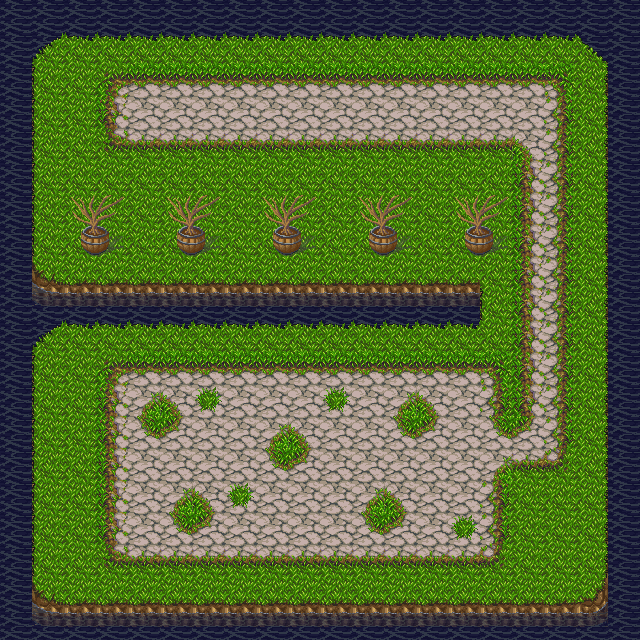

The image is a tile-based game level rendered from a .tmx file. Its description and source (layers, tilesets, objects; grid data summarised) follow:
An orthogonal 20x20 tile map with 32x32 px tiles, 2 tile layers (world, objects), 2 hidden layers not drawn, 5 tilesets.

<map version="1.0" orientation="orthogonal" renderorder="right-down" width="20" height="20" tilewidth="32" tileheight="32" nextobjectid="12">
 <tileset firstgid="1" name="control-tiles" tilewidth="32" tileheight="32" tilecount="4">
  <image source="../image/control-tiles.png" width="64" height="64" />
 </tileset>
 <tileset firstgid="5" name="layer-1" tilewidth="32" tileheight="32" tilecount="256">
  <image source="../image/tile-map-1.png" width="512" height="512" />
  <terraintypes>
   <terrain name="New Terrain" tile="-1" />
  </terraintypes>
 </tileset>
 <tileset firstgid="261" name="tileset-2" tilewidth="32" tileheight="32" tilecount="256">
  <image source="../image/trees.png" width="512" height="512" />
 </tileset>
 <tileset firstgid="517" name="tileset-3" tilewidth="32" tileheight="32" tilecount="256">
  <image source="../image/trees_plants_rocks.png" width="512" height="512" />
 </tileset>
 <tileset firstgid="773" name="tileset-4" tilewidth="32" tileheight="32" tilecount="256">
  <image source="../image/town.png" width="512" height="512" />
 </tileset>
 <layer name="world" width="20" height="20">
  <data>[400 cells, 400 non-empty, 27 distinct tile ids]</data>
 </layer>
 <layer name="objects" width="20" height="20">
  <data>[400 cells, 20 non-empty, 4 distinct tile ids]</data>
 </layer>
 <layer name="collision" width="20" height="20" visible="0">
  <data>[400 cells, 110 non-empty, 1 distinct tile ids]</data>
 </layer>
 <layer name="spawn" width="20" height="20" visible="0">
  <data>[400 cells, 290 non-empty, 1 distinct tile ids]</data>
 </layer>
</map>
